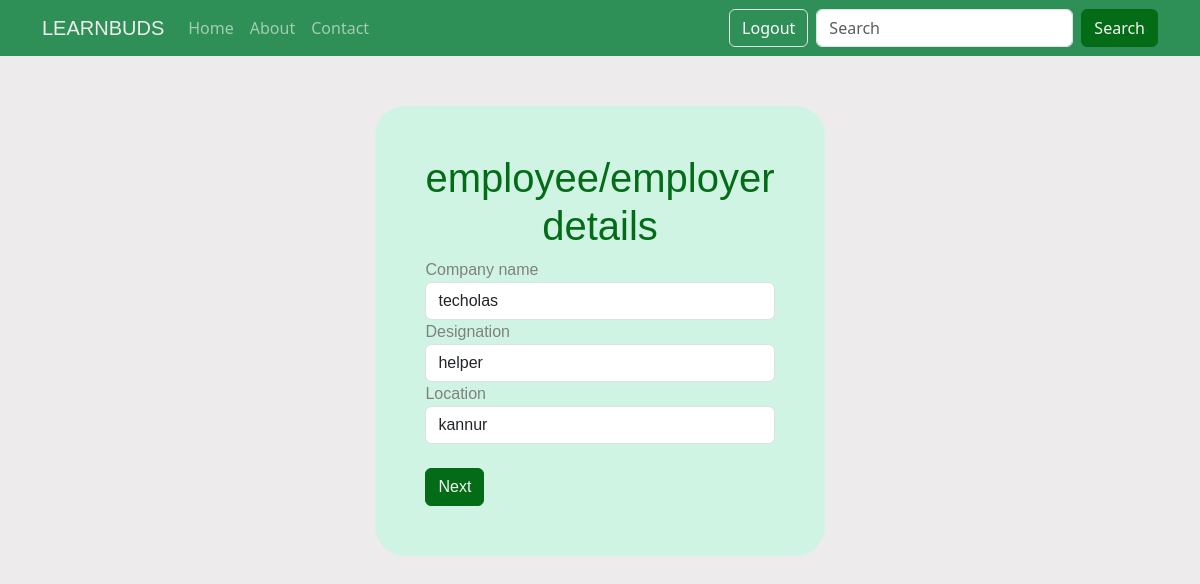
Screenshot of /employee/ (signed in) with the database file from the repository.
### account/models.py (models this page shows, shortened)
class User(AbstractUser):
    GENDER_CHOICES = (
        ('MALE', 'Male'),
        ('FEMALE', 'Female'),
        ('OTHERS', 'Other'),
    )
    EXPERTISE_CHOICES = (
        ('BEGINNER', 'Beginner'),
        ('IINTERMEDIATE', 'Intermediate'),
        ('EXPERT', 'Expert'),
    )
    INTERESTS_CHOICES = (
        ('READING', 'Reading'),
        ('WRITING', 'Writing'),
        ('MUSIC', 'Music'),
        ('OTHERS', 'Others'),
    )
    HOBBIES_CHOICES = (
        ('DANCE', 'Dance'),
        ('TRAVEL', 'Travel'),
        ('FOOTBALL', 'Football'),
        ('CRICKET', 'Cricket'),
        ('OTHER', 'Other_activities'),
    )
    profile_photo = models.ImageField(
        upload_to='profile_photos/',
        blank=True,
        verbose_name='Profile photo'
    )
    date_of_birth = models.DateField(
        null=True,
        blank=False,
        verbose_name='Date of birth'
    )
    gender = models.CharField(
        max_length=10,
        choices=GENDER_CHOICES,
        blank=False,
        verbose_name='Gender',
        default='MALE'
    )
    phone_number = models.CharField(
        max_length=15,
        unique=True,
        blank=True,
        null=True,
        verbose_name='Phone number'
    )
    age = models.PositiveIntegerField(null=True, blank=True)
    hobbies = models.TextField(max_length=255, blank=False)
    interests = models.TextField(max_length=255, blank=False)
    smoking_status = models.CharField(max_length=20,default='Non-smoker', choices=[('Non-smoker', 'Non-smoker'),('Smoker', 'Smoker'),('Occasional', 'Occasional'),])
    drinking_status = models.CharField(max_length=20,default='Non-drinker', choices=[('Non-drinker', 'Non-drinker'),('Drinker', 'Drinker'),('Occasional', 'Occasional'),])
    qualification = models.CharField(max_length=255, blank=False
                                     ,choices=[('SSLC', 'SSLC'), ('PLUSTWO', 'PLUSTWO'), ('BACHELOR', 'BACHELOR'), ('MASTERS', 'MASTERS'), ('PHD', 'PHD')]
)
    company_name = models.CharField(max_length=255, blank=True)
    designation = models.CharField(max_length=255, blank=True)
    location = models.CharField(max_length=255, blank=True)
    job_title = models.CharField(max_length=255, blank=True)
    expertise = models.CharField(
        max_length=100,
        choices=EXPERTISE_CHOICES,
        blank=True,
        verbose_name='Expertise',
        default=''
    )

### account/views.py (the view, shortened to what this page needs)
# urls.py: path('employee/', EmployeeView.as_view(), name='employee'),
class EmployeeView(LoginRequiredMixin, UpdateView):
    model = User
    form_class = employee
    template_name = 'accounts/employee.html'
    success_url = reverse_lazy('account:relations')
    def get(self, request, *args, **kwargs):
        form = self.form_class(instance=request.user)
        return render(request, self.template_name, {'form': form})

### account/forms.py
class employee(forms.ModelForm):
    class Meta:
        model=User
        fields=['company_name', 'designation', 'location']
        widgets={
            'company_name': forms.TextInput(attrs={'class': 'form-control','required':'required'}),
            'designation': forms.TextInput(attrs={'class': 'form-control','required':'required'}),
            'location': forms.TextInput(attrs={'class': 'form-control','required':'required'}),
        }

### account/templates/accounts/employee.html (shortened to what this page needs)
{% extends 'shared/home.html' %}
{% block content %}
<div class="container">
    <div class="row align-items-start">
      <div class="col pt-5" style="color: grey;background-color: rgb(207, 244, 228);font-family: 'Lucida Sans', 'Lucida Sans Regular', 'Lucida Grande', 'Lucida Sans Unicode', Geneva, Verdana, sans-serif;
      margin-top: 50px;border-radius: 30px;padding: 50px;margin-bottom: 100px;">
        <h1 style="text-align: center;color: rgb(4, 108, 23);">employee/employer details</h1>
        <form method="post" >
          <div class="row">
            <div class="col">
                {% include 'components/form_field.html' with field=form.company_name %}
            </div>
            </div>
            <div class="row">
            <div class="col">
                {% include 'components/form_field.html' with field=form.designation %}
            </div>
        </div>
        <div class="row">
            <div class="col">
                {% include 'components/form_field.html' with field=form.location %}
            </div>
        </div>
        <button type="submit" class="btn btn-primary mt-4" style="color: rgb(246, 245, 245);background-color:rgb(4, 108, 23);border-color:rgb(4, 108, 23);">Next</button>
        </form>
      </div>
    </div>
  </div>
{% endblock content %}

### templates/components/form_field.html (shortened to what this page needs)
<div class="form-group">
    <label for="">{{ field.label }}</label>
    {{ field }}
</div>

### rows the page displays
User: company_name "techolas", designation "helper", location "kannur"

### other values shown
{{ field.label }} "Company name Designation Location"
